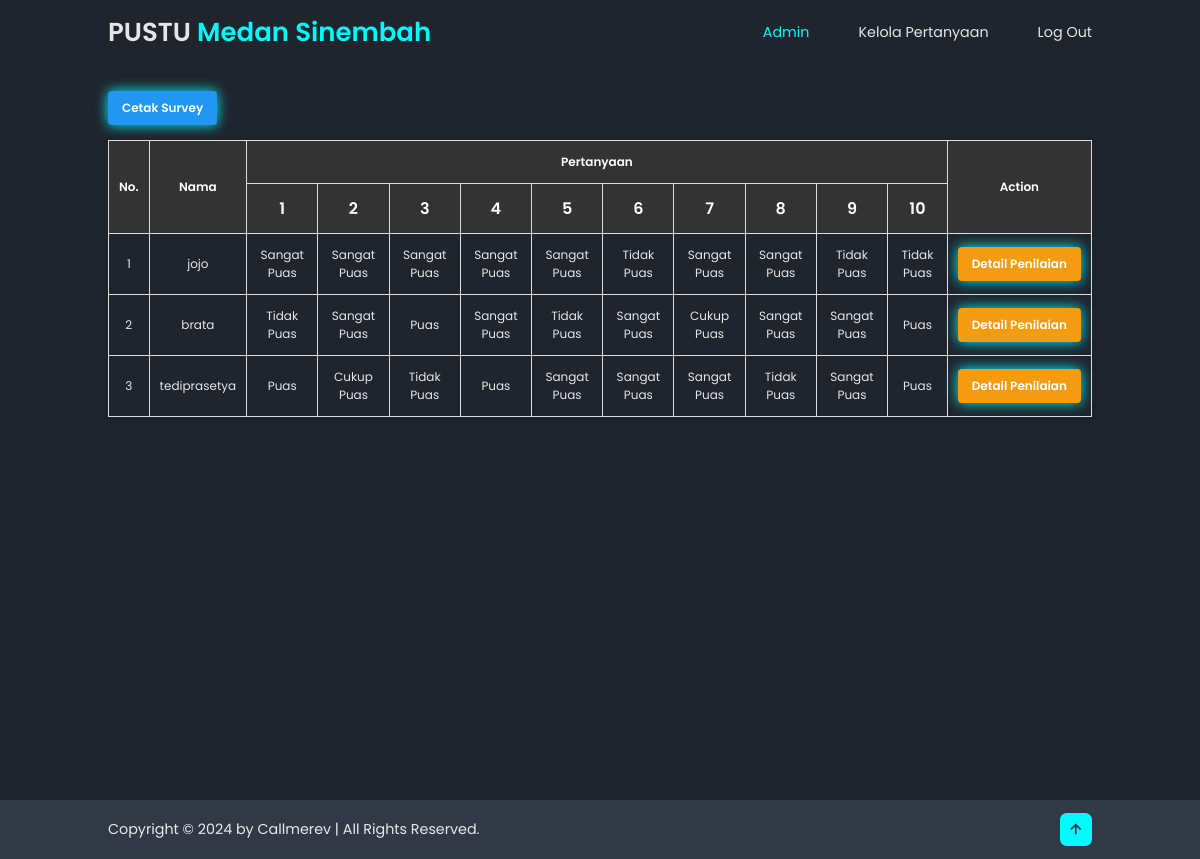
The app's page /admin/index.php with its own data.
### tables this page shows
CREATE TABLE `survey` (
  `id` int NOT NULL AUTO_INCREMENT,
  `user_id` int NOT NULL,
  `persepsi0` int NOT NULL,
  `persepsi1` int NOT NULL,
  `persepsi2` int NOT NULL,
  `persepsi3` int NOT NULL,
  `persepsi4` int NOT NULL,
  `persepsi5` int NOT NULL,
  `persepsi6` int NOT NULL,
  `persepsi7` int NOT NULL,
  `persepsi8` int NOT NULL,
  `persepsi9` int NOT NULL,
  `total_penilaian` int NOT NULL,
  `rata_rata_penilaian` decimal(10,2) NOT NULL,
  `tingkat_kepuasan` varchar(255) NOT NULL,
  PRIMARY KEY (`id`),
  UNIQUE KEY `user_id` (`user_id`),
  CONSTRAINT `survey_ibfk_1` FOREIGN KEY (`user_id`) REFERENCES `user` (`id`) ON DELETE CASCADE
);

CREATE TABLE `user` (
  `id` int NOT NULL AUTO_INCREMENT,
  `username` varchar(200) NOT NULL,
  `nomor` char(13) NOT NULL,
  `nik` char(16) NOT NULL,
  `password` varchar(200) NOT NULL,
  `role` enum('admin','user') DEFAULT 'user',
  PRIMARY KEY (`id`)
);

### function.php (called while the page is built, shortened)
<?php
function mapping(string $value): string
{
    switch ($value) {
        case 1:
            return 'Tidak Puas';
            break;
        case 2:
            return 'Tidak Puas';
            break;
        case 3:
            return 'Cukup Puas';
            break;
        case 4:
            return 'Puas';
            break;
        case 5:
            return 'Sangat Puas';
            break;
    }
}
?>

### admin/index.php (the view, shortened to what this page needs)
<?php
require __DIR__ . '/../function.php';
?>
<html lang="en">
<head>
  <link
    href="https://unpkg.com/boxicons@2.1.4/css/boxicons.min.css"
    rel="stylesheet" />
  <link rel="stylesheet" href="../css/style.css" />
  <link rel="stylesheet" href="../css/admin.css" />
  <link rel="stylesheet" href="../css/breakpoint.css" />
</head>
<body>
  <header class="header">
    <a href="#" class="logo">PUSTU<span> Medan Sinembah</span></a>
    <nav class="navbar">
      <a href="/admin" class="active">Admin</a>
      <a href="/admin/kelola_pertanyaan.php">Kelola Pertanyaan</a>
      <a href="logout.php">Log Out</a>
    </nav>
  </header>
  <section>
    <div class="survey-container">
      <button class="btn btn-print" onclick="window.open('cetak_survey.php', '_blank')">Cetak Survey</button>
      <table>
        <thead>
          <tr style="font-size: 12px;">
            <th rowspan="2">No.</th>
            <th rowspan="2">Nama</th>
            <th colspan="10">Pertanyaan</th>
            <th rowspan="2">Action</th>
          </tr>
          <tr>
            <th>1</th>
            <th>2</th>
            <th>3</th>
            <th>4</th>
            <th>5</th>
            <th>6</th>
            <th>7</th>
            <th>8</th>
            <th>9</th>
            <th>10</th>
          </tr>
        </thead>
        <tbody>
          <?php
          $no = 1;
          $survey = mysqli_query($conn, 'SELECT * FROM `survey` LEFT JOIN user ON survey.user_id = user.id');
          while ($surveyData = mysqli_fetch_assoc($survey)):
          ?>
            <tr style="font-size: 12px;">
              <td><?= $no++; ?></td>
              <td><?= htmlspecialchars($surveyData['username']); ?></td>
              <td><?= mapping($surveyData['persepsi0']); ?></td>
              <td><?= mapping($surveyData['persepsi1']); ?></td>
              <td><?= mapping($surveyData['persepsi2']); ?></td>
              <td><?= mapping($surveyData['persepsi3']); ?></td>
              <td><?= mapping($surveyData['persepsi4']); ?></td>
              <td><?= mapping($surveyData['persepsi5']); ?></td>
              <td><?= mapping($surveyData['persepsi6']); ?></td>
              <td><?= mapping($surveyData['persepsi7']); ?></td>
              <td><?= mapping($surveyData['persepsi8']); ?></td>
              <td><?= mapping($surveyData['persepsi9']); ?></td>
              <td>
                <button class="btn btn-detail" onclick="showDetail('<?= htmlspecialchars($surveyData['user_id']); ?>')">Detail Penilaian</button>
              </td>
            </tr>
          <?php endwhile; ?>
        </tbody>
      </table>
    </div>
  </section>
  <footer class="footer">
    <div class="footer-text">
      <p>Copyright &copy; 2024 by Callmerev | All Rights Reserved.</p>
    </div>
    <div class="footer-iconTop">
      <a href="#home"><i class="bx bx-up-arrow-alt"></i></a>
    </div>
  </footer>
</body>
</html>

### css/style.css (style rules this page uses)
* { margin: 0; padding: 0; box-sizing: border-box; text-decoration: none; outline: none; border: none; font-family: "Poppins", sans-serif; }
:root { --bg-color: #1f242d; --second-bg-color: #323946; --text-color: #ffffffe2; --main-color: #00fbff; --transition: all 0.4s ease-in; }
html { font-size: 15.5px; overflow-x: hidden; }
body { background: var(--bg-color); color: var(--text-color); }
section { min-height: 100vh; min-width: 100%; padding: 7rem 9% 2rem; }
.header { position: fixed; top: 0; left: 0; width: 100%; padding: 1rem 9%; background: var(--bg-color); display: flex; justify-content: space-between; align-items: center; z-index: 100; }
.logo { font-size: 2rem; color: var(--text-color); font-weight: 600; cursor: default; }
.navbar a { font-size: 1.1rem; color: var(--text-color); margin-left: 3.5rem; transition: 0.3s ease; -webkit-transition: 0.3s ease; -moz-transition: 0.3s ease; -ms-transition: 0.3s ease; -o-transition: 0.3s ease; }
.navbar a:hover, .navbar a.active { color: var(--main-color); }
span { color: var(--main-color); }
.btn { display: inline-block; padding: 0.8rem 2.8rem; background: var(--main-color); border-radius: 4rem; -webkit-border-radius: 4rem; -moz-border-radius: 4rem; -ms-border-radius: 4rem; -o-border-radius: 4rem; box-shadow: 0 0 1rem var(--main-color); font-size: 1.3rem; color: var(--second-bg-color); font-weight: 600; transition: 0.5s ease; -webkit-transition: 0.5s ease; -moz-transition: 0.5s ease; -ms-transition: 0.5s ease; -o-transition: 0.3s ease; }
.footer { display: flex; justify-content: space-between; align-items: center; flex-wrap: wrap; padding: 1rem 9%; background: var(--second-bg-color); }
.footer-text p { font-size: 1.1rem; }
.footer-iconTop a { display: inline-flex; justify-content: center; align-items: center; padding: 0.5rem; background: var(--main-color); border-radius: 0.5rem; -webkit-border-radius: 0.5rem; -moz-border-radius: 0.5rem; -ms-border-radius: 0.5rem; -o-border-radius: 0.5rem; transition: 0.5s ease; -webkit-transition: 0.5s ease; -moz-transition: 0.5s ease; -ms-transition: 0.5s ease; -o-transition: 0.5s ease; }
.footer-iconTop a i { font-size: 1.5rem; color: var(--second-bg-color); }

### css/admin.css (style rules this page uses)
.btn { background-color: #4CAF50; color: white; border: none; padding: 8px 14px; cursor: pointer; border-radius: 4px; font-size: 12px; white-space: nowrap; transition: background-color 0.3s ease; }
.btn-print { background-color: #2196F3; margin-bottom: 15px; }
.btn-detail { background-color: #f39c12; }
table { border-collapse: collapse; width: 100%; box-shadow: 0 2px 8px rgba(0, 0, 0, 0.15); }
th, td { padding: 12px 10px; border: 1px solid #ddd; text-align: center; }
th { background-color: #333; color: white; font-weight: 600; }

### css/breakpoint.css (style rules this page uses)
@media (max-width: 1281px) { html { font-size: 13px; } }

### records on screen
survey: user.username "jojo", persepsi0 "Sangat Puas", persepsi1 "Sangat Puas", persepsi2 "Sangat Puas", persepsi3 "Sangat Puas", persepsi4 "Sangat Puas", persepsi5 "Tidak Puas", persepsi6 "Sangat Puas", persepsi7 "Sangat Puas", persepsi8 "Tidak Puas", persepsi9 "Tidak Puas"
survey: user.username "brata", persepsi0 "Tidak Puas", persepsi1 "Sangat Puas", persepsi2 "Puas", persepsi3 "Sangat Puas", persepsi4 "Tidak Puas", persepsi5 "Sangat Puas", persepsi6 "Cukup Puas", persepsi7 "Sangat Puas", persepsi8 "Sangat Puas", persepsi9 "Puas"
survey: user.username "tediprasetya", persepsi0 "Puas", persepsi1 "Cukup Puas", persepsi2 "Tidak Puas", persepsi3 "Puas", persepsi4 "Sangat Puas", persepsi5 "Sangat Puas", persepsi6 "Sangat Puas", persepsi7 "Tidak Puas", persepsi8 "Sangat Puas", persepsi9 "Puas"
